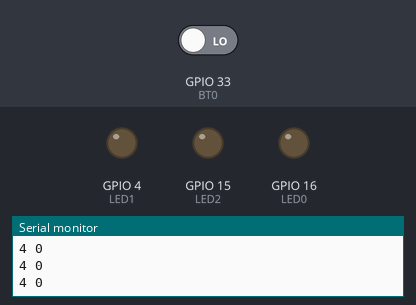
A sketch run on a simulated ESP32. Shown: output pins drawn as LEDs (lit = HIGH), the last lines printed to the serial monitor. The test bench sets the inputs (shaded band); at power-on: GPIO 33 (BT0) LOW.

Above: at 1.8 s.
1.9 s: GPIO 33 (BT0) driven HIGH
At 2.4 s:
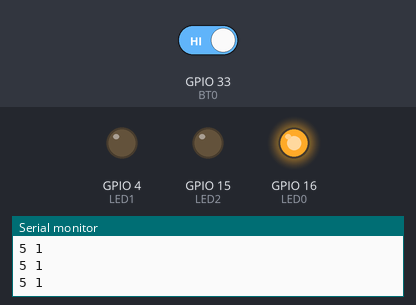
At 4.8 s:
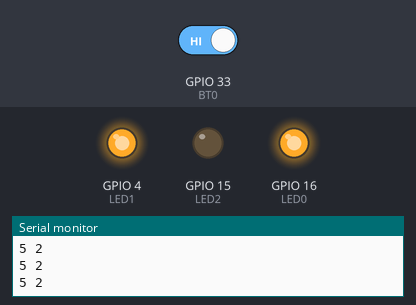
4.9 s: GPIO 33 (BT0) driven LOW
At 5.9 s:
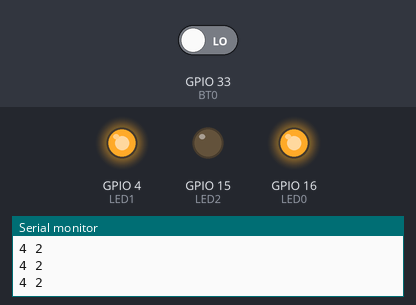
Timing chart, 0 to 7.9 s (numbered marks = the images above; inputs shaded):
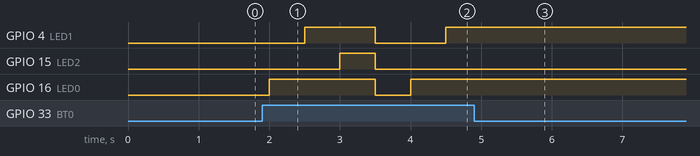

The sketch:

Modul01_Praktikum3.ino
```cpp
/* Program : BASIC digital I/O
* Contoh digital I/O
* Menghitung counter sesuai penekanan tombol
* dan mengubah nyala LED0 - LED2 sesuai counter
* Kondisi tombol dan LED ditampilkan ke serial plotter
* Belajar:* Kondisi tombol dan LED ditampilkan ke serial plotter
* - tipe data bool, LOW, HIGH
* - digitalMode, digitalRead, digitalWrite
*
* (c) Eko M. Budi, 2023
*/
#define BAUD 500000
// Pin Standar kit ESCOPE 2020 ESP32
// Pin Standar kit ESCOPE 2022 ESP32
#define AO0 26
#define AO1 25
#define DO0 12
#define DO1 14
#define DO2 27
#define DO3 13
#define AI0 36
#define AI1 39
#define DI0 34
#define DI1 35
#define DI2 32
#define DI3 17
#define LED0 16
#define LED1 4
#define LED2 15
#define BT0 33
bool bt0; // data penekanan tombol
int counter=0; // data counter
// Fungsi untuk plot data ke serial plotter
void plotData() {
 // setiap data diplot 5 titik
 for(int i=0; i<5; i++) {
 int bt = (bt0 ? 5:4); // operator pilih
 Serial.printf("%d %d\n", bt, counter);
 }
}
// Definisi pin rangkaian 4 LED
void setup() {
 Serial.begin(BAUD);
 Serial.println("\nBasic DIO");
 Serial.println("T Counter");

 // Siapkan Output
 pinMode(LED0, OUTPUT);
 pinMode(LED1, OUTPUT);
 pinMode(LED2, OUTPUT);
 // Siapkan Input
 pinMode(BT0, INPUT);
}
void loop() {
 bt0 = digitalRead(BT0); // baca tombol
 // kalau ditekan
 if (bt0) {
// naikkan counter antara 0-3
 counter = (counter + 1) % 4;
 // nyalakan LED sesuai counter
 switch (counter) {
 case 3 : digitalWrite(LED2, HIGH); break;
 case 2 : digitalWrite(LED1, HIGH); break;
 case 1 : digitalWrite(LED0, HIGH); break;
 case 0 :
 digitalWrite(LED0, LOW);
 digitalWrite(LED1, LOW);
 digitalWrite(LED2, LOW);
 }
 }
 plotData(); // tampilkan ke serial plotter

 delay(500); // delay
}
```

Measured:
- after the input at 1.9 s, GPIO 4 (LED1): LOW → HIGH after 0.60 s, → LOW 1.0 s later, → HIGH 1.0 s later; GPIO 15 (LED2): LOW → HIGH after 1.1 s, → LOW 0.50 s later; GPIO 16 (LED0): LOW → HIGH after 0.10 s, → LOW 1.5 s later, → HIGH 0.50 s later
- after the input at 4.9 s, GPIO 4 (LED1), GPIO 16 (LED0): stops changing and stays HIGH; GPIO 15 (LED2): stops changing and stays LOW
